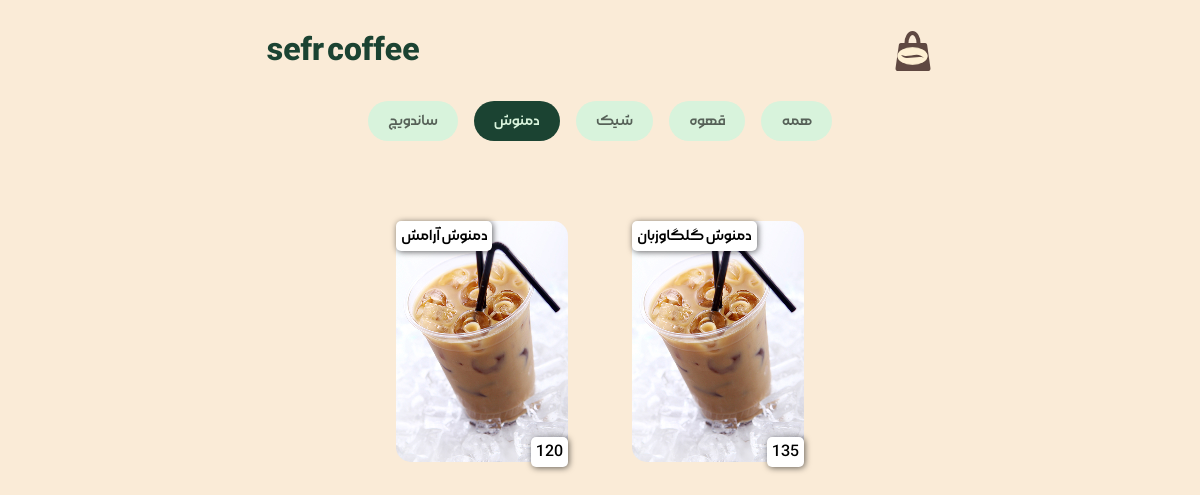
The page /menu/3/ on the database its author committed.
### home/models.py (models this page shows, shortened)
class Category(models.Model):
    title = models.CharField(max_length=50)

class Food_And_Drinks(models.Model):
    category = models.ForeignKey(Category,on_delete=models.CASCADE,related_name='cat')
    name = models.CharField(max_length=50)
    pic = models.ImageField(upload_to='product/')
    price = models.PositiveIntegerField()

### home/views.py (the view)
# urls.py: path('menu/<int:pk>/',views.MenuFilteredPage.as_view(),name='menu_filtered'),
class MenuFilteredPage(View):
    template_name = 'home/menu.html'
    def get(self,request,*args,**kwargs):
        cat_pk = kwargs['pk']
        cat  = get_object_or_404(Category,pk=cat_pk)
        CAT = Category.objects.all().order_by('-id')
        FAD = Food_And_Drinks.objects.filter(category=cat)
        return render(request,self.template_name,{'MU':settings.MEDIA_URL,'CAT':CAT,'FAD':FAD,'cat_pk':cat_pk})

### home/templates/home/menu.html (shortened to what this page needs)
{% extends 'base.html' %}
{% load static %}
{% block css %}
    <link rel="stylesheet" href="{% static 'home/css/menu.css' %}">
{% endblock %}
{% block body %}
<header class="header">
    <div class="header-wrp">
        <h1 class="header-txt">sefr coffee</h1>
        <div class="header-icon">
            <img src="{{MU}}img/Group 2.svg" class="header-icon__img" alt="coffee-icon">
        </div>
    </div>
</header>
<section    class="categorie">
    <div class="categorie-wrp">
        {% for c in CAT %}
        <a href="{% url 'home:menu_filtered' c.pk %}" class="categorie__items {% if cat_pk is c.pk %}categorie__items--active{% endif %}">{{c.title}}</a>
        {% endfor %}
        <a href="{% url 'home:menu' %}" class="categorie__items {% if not cat_pk %}categorie__items--active{% endif %}">همه</a>
    </div>
</section>
<section class="menu">
    <div class="menu-wrp">
        {% for f in FAD %}
        <div class="menu-item">
            <img src="{{f.pic.url}}" alt="{{f.name}}" class="menu-items__img">
            <span class="menu-item__name">{{f.name}}</span>
            <span class="menu-item__price">{{f.price}}</span>
        </div>
        {% endfor %}
    </div>
</section>
{% endblock %}

### home/static/home/css/menu.css (style rules this page uses)
:root { --color-primary:#1B4332; --color-scondry:#D8F3DC; --font-primary:morabba; --font-scondry:morabba-bold; }
* { margin: 0; padding: 0; box-sizing: border-box; }
body { background-color: antiquewhite; }
.header { padding: 30px; }
.header-wrp { display: flex; justify-content: space-around; align-items: center; }
.header-txt { color: var(--color-primary); font-size: 2rem; font-family: var(--font-scondry); }
.header-icon { width: 40px; height: 40px; }
.header-icon__img { width: 100%; height: 100%; }
.categorie { overflow-x: auto; -webkit-overflow-scrolling: touch; }
.categorie-wrp { display: flex; justify-content: center; align-items: center; gap: 1rem; }
.categorie__items { font-family: var(--font-primary); background-color: var(--color-scondry); color: rgba(0, 0, 0, 60%); padding: 10px 20px; border-radius: 20px; -webkit-border-radius: 20px; -moz-border-radius: 20px; -ms-border-radius: 20px; -o-border-radius: 20px; text-decoration: none; }
.categorie__items--active { background-color: var(--color-primary); color: var(--color-scondry); }
.menu { margin-top: 5rem; padding:0 30px; }
.menu-wrp { display: flex; justify-content: center; align-items: center; flex-wrap: wrap; gap: 4rem; }
.menu-item { display: flex; justify-content: center; align-items: center; position: relative; }
.menu-items__img { border-radius: 15px; -webkit-border-radius: 15px; -moz-border-radius: 15px; -ms-border-radius: 15px; -o-border-radius: 15px; z-index: 1; }
.menu-item__name { font-family: var(--font-primary); top: 0; left: 0; position: absolute; box-shadow: 0 4 10 #000; background-color: white; box-shadow: 1px 1px 6px rgba(0, 0,0,60%); padding: 5px; border-radius: 5px; -webkit-border-radius: 5px; -moz-border-radius: 5px; -ms-border-radius: 5px; -o-border-radius: 5px; z-index: 2; }
.menu-item__price { font-family: var(--font-primary); bottom: -5px; right: 0; position: absolute; box-shadow: 0 4 10 #000; background-color: white; box-shadow: 1px 1px 6px rgba(0, 0,0,60%); padding: 5px; border-radius: 5px; -webkit-border-radius: 5px; -moz-border-radius: 5px; -ms-border-radius: 5px; -o-border-radius: 5px; z-index: 2; }

### rows shown on the page
Category: title "ساندویچ"
Category: title "دمنوش"
Category: title "شیک"
Category: title "قهوه"
Food_And_Drinks: pic (picture), name "دمنوش آرامش", price "120"
Food_And_Drinks: pic (picture), name "دمنوش گلگاوزبان", price "135"
